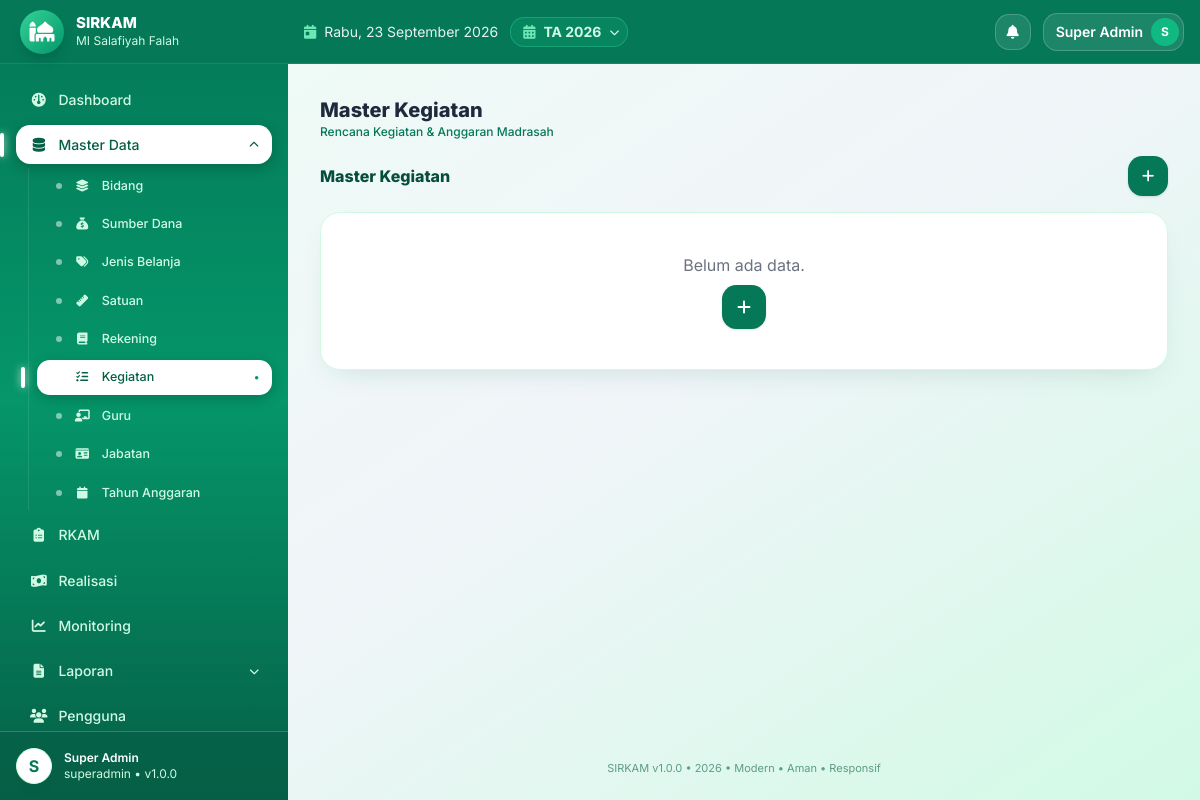
Screenshot of /master/kegiatan (signed in) with the database file from the repository.
### tables this page shows
CREATE TABLE IF NOT EXISTS app_settings (
  id INT UNSIGNED AUTO_INCREMENT PRIMARY KEY,
  skey VARCHAR(100) NOT NULL UNIQUE,
  svalue TEXT NULL
);

CREATE TABLE IF NOT EXISTS madrasah (
  id INT UNSIGNED AUTO_INCREMENT PRIMARY KEY,
  nama_madrasah VARCHAR(150) NOT NULL DEFAULT 'MI Salafiyah',
  nsm VARCHAR(30) NULL,
  npsn VARCHAR(30) NULL,
  alamat TEXT NULL,
  desa VARCHAR(100) NULL,
  kecamatan VARCHAR(100) NULL,
  kabupaten VARCHAR(100) NULL,
  provinsi VARCHAR(100) NULL,
  kode_pos VARCHAR(10) NULL,
  email VARCHAR(100) NULL,
  telepon VARCHAR(30) NULL,
  nama_kepala VARCHAR(100) NULL,
  nip_kepala VARCHAR(50) NULL,
  kepala_guru_id INT UNSIGNED NULL,
  nama_bendahara VARCHAR(100) NULL,
  nip_bendahara VARCHAR(50) NULL,
  bendahara_guru_id INT UNSIGNED NULL,
  logo VARCHAR(255) NULL,
  created_at TIMESTAMP DEFAULT CURRENT_TIMESTAMP,
  updated_at TIMESTAMP DEFAULT CURRENT_TIMESTAMP ON UPDATE CURRENT_TIMESTAMP
);

CREATE TABLE IF NOT EXISTS tahun_anggaran (
  id INT UNSIGNED AUTO_INCREMENT PRIMARY KEY,
  tahun INT NOT NULL UNIQUE,
  tanggal_mulai DATE NULL,
  tanggal_selesai DATE NULL,
  status ENUM('draft','aktif','selesai','dikunci') NOT NULL DEFAULT 'draft',
  keterangan TEXT NULL,
  created_at TIMESTAMP DEFAULT CURRENT_TIMESTAMP,
  updated_at TIMESTAMP DEFAULT CURRENT_TIMESTAMP ON UPDATE CURRENT_TIMESTAMP,
  INDEX idx_tahun (tahun),
  INDEX idx_status (status)
);

### index.php (called while the page is built, shortened)
<?php
require_once __DIR__.'/config/bootstrap.php';
$url=trim($_GET['url']??'',"/");
$p=explode('/',$url);$page=$p[0];$arg=$p[1]??null;$arg2=$p[2]??null;
$content='';$title='Dashboard';
try{
switch($page){
case 'master': $mtab=$arg??($_GET['tab']??'bidang');$title='Master '.ucwords(str_replace('_',' ',$mtab));require __DIR__.'/modules/master/page.php';$content=ob_get_clean();break;
}
}catch(Throwable $e){error_log($e->getMessage());$content='<div class="bg-red-50 border border-red-200 p-4 rounded">Terjadi kesalahan sistem.</div>';}
require __DIR__.'/views/layouts/main.php';

### core/Helper.php (called while the page is built, shortened)
<?php
class Helper{
public static function setting($pdo,$k,$d=''){$s=$pdo->prepare("SELECT svalue FROM app_settings WHERE skey=?");$s->execute([$k]);$r=$s->fetchColumn();return $r!==false?$r:$d;}
public static function tahunAktif($pdo){$s=$pdo->query("SELECT * FROM tahun_anggaran WHERE status='aktif' LIMIT 1");$r=$s->fetch();if(!$r){$s=$pdo->query("SELECT * FROM tahun_anggaran ORDER BY tahun DESC LIMIT 1");$r=$s->fetch();}return $r;}
}

### core/Security.php (called while the page is built, shortened)
<?php
class Security{
public static function e($s){return htmlspecialchars((string)($s??''),ENT_QUOTES,'UTF-8');}
}

### core/Auth.php (called while the page is built, shortened)
<?php
class Auth{
public static function user(){return $_SESSION['user']??null;}
public static function role(){return $_SESSION['role']??null;}
}

### views/layouts/main.php (the view, shortened to what this page needs)
<!DOCTYPE html><html lang="id"><head><meta charset="UTF-8"><meta name="viewport" content="width=device-width,initial-scale=1">
<script src="https://cdn.tailwindcss.com"></script><script src="https://cdn.jsdelivr.net/npm/sweetalert2@11"></script>
<link rel="stylesheet" href="https://cdnjs.cloudflare.com/ajax/libs/font-awesome/6.5.2/css/all.min.css">
</head>
<body class="bg-gradient-to-br from-emerald-50 via-slate-100 to-emerald-100 min-h-screen text-slate-800">
<?php $u=Auth::user(); $role=Auth::role(); if($role==='superadmin'){$notif=$pdo->query("SELECT COUNT(*) c FROM notifications WHERE is_read=0")->fetchColumn();}else{$nq=$pdo->prepare("SELECT COUNT(*) c FROM notifications WHERE is_read=0 AND (role_target=? OR role_target IS NULL OR role_target='' OR user_id=?)");$nq->execute([$role,Auth::id()]);$notif=$nq->fetchColumn();} $initial=strtoupper(substr($u['nama']??'U',0,1)); $mlogo=$pdo->query("SELECT logo,nama_madrasah FROM madrasah WHERE id=1")->fetch(); $appName=Helper::setting($pdo,'app_name','SIRKAM'); $appVer=Helper::setting($pdo,'sys_version',APP_VERSION); $thAktif=Helper::tahunAktif($pdo); $thList=$pdo->query("SELECT id,tahun,status FROM tahun_anggaran ORDER BY tahun DESC")->fetchAll(); ?>
<div class="flex min-h-screen">
<aside id="sidebar" class="bg-gradient-to-b from-emerald-700 via-emerald-600 to-emerald-800 text-white hidden md:flex flex-col no-print fixed md:sticky top-0 inset-y-0 left-0 z-40 w-72 h-screen shrink-0 overflow-hidden">
<div class="h-16 px-5 flex items-center gap-3 shrink-0 bg-emerald-700 border-b border-white/10">
<?php $logoFile=!empty($mlogo['logo'])?__DIR__.'/../../uploads/logo/'.$mlogo['logo']:''; $logoOk=$logoFile&&is_file($logoFile); $logoV=$logoOk?filemtime($logoFile):0; ?>
<?php if($logoOk):?><img src="<?=BASE_URL?>uploads/logo/<?=Security::e($mlogo['logo'])?>?v=<?=$logoV?>" class="w-11 h-11 rounded-2xl object-contain bg-white p-1 shadow-lg"><?php else:?><div class="w-11 h-11 rounded-2xl bg-gradient-to-br from-emerald-400 to-emerald-600 flex items-center justify-center text-xl shadow-lg"><i class="fa-solid fa-mosque"></i></div><?php endif;?>
<div class="min-w-0"><div class="font-extrabold text-[15px] leading-tight truncate"><?=Security::e($appName)?></div><div class="text-xs text-emerald-100 truncate"><?=Security::e($mlogo['nama_madrasah']??'')?></div></div></div>
<?php $cur=$page??'dashboard'; if($cur==='print'||$cur==='export')$cur='laporan'; ?>
<nav class="flex-1 p-4 space-y-1.5 text-sm overflow-y-auto" id="nav">
<a href="<?=BASE_URL?>" data-p="dashboard" class="navlink <?=($cur==='dashboard'?'active':'')?>"><i class="fa-solid fa-gauge w-5 text-center"></i> Dashboard</a>
<?php if(in_array($role,['superadmin','operator'])):?>
<?php $mitems=[['bidang','Bidang','fa-layer-group'],['sumber_dana','Sumber Dana','fa-sack-dollar'],['jenis_belanja','Jenis Belanja','fa-tags'],['satuan','Satuan','fa-ruler'],['rekening','Rekening','fa-book'],['kegiatan','Kegiatan','fa-list-check'],['guru','Guru','fa-chalkboard-user'],['jabatan','Jabatan','fa-id-card'],['tahun_anggaran','Tahun Anggaran','fa-calendar']]; $mcur=($_GET['tab']??$arg??''); $mopen=($cur==='master')?'':''; ?>
<div>
<button type="button" onclick="toggleMaster()" class="navlink parent w-full text-left <?=($cur==='master'?'active':'')?>"><i class="fa-solid fa-database w-5 text-center"></i> <span>Master Data</span> <i id="mchev" class="fa-solid fa-chevron-down text-[10px] transition-transform"></i></button>
<div id="msub" class="mt-1 ml-3 pl-2 border-l border-white/10 space-y-1 <?=($cur==='master'?'':'hidden')?>">
<?php foreach($mitems as $mi):?><a href="<?=BASE_URL?>master/<?=$mi[0]?>" class="navlink sub <?=($cur==='master'&&$mcur===$mi[0]?'active':'')?>"><i class="fa-solid <?=$mi[2]?> w-5 text-center text-xs"></i> <?=$mi[1]?></a><?php endforeach;?>
</div></div>
<?php endif;?>
<a href="<?=BASE_URL?>rkam" data-p="rkam" class="navlink <?=($cur==='rkam'?'active':'')?>"><i class="fa-solid fa-clipboard-list w-5 text-center"></i> RKAM</a>
<a href="<?=BASE_URL?>realisasi" data-p="realisasi" class="navlink <?=($cur==='realisasi'?'active':'')?>"><i class="fa-solid fa-money-bill-wave w-5 text-center"></i> Realisasi</a>
<a href="<?=BASE_URL?>monitoring" data-p="monitoring" class="navlink <?=($cur==='monitoring'?'active':'')?>"><i class="fa-solid fa-chart-line w-5 text-center"></i> Monitoring</a>
<div>
<button type="button" onclick="toggleLap()" class="navlink parent w-full text-left <?=($cur==='laporan'?'active':'')?>"><i class="fa-solid fa-file-lines w-5 text-center"></i> <span>Laporan</span> <i id="lchev" class="fa-solid fa-chevron-down text-[10px] transition-transform"></i></button>
</div>
<?php if($role==='superadmin'):?><a href="<?=BASE_URL?>users" data-p="users" class="navlink <?=($cur==='users'?'active':'')?>"><i class="fa-solid fa-users w-5 text-center"></i> Pengguna</a><?php endif;?>
</nav>
<div class="p-4 border-t border-white/20 flex items-center gap-3 shrink-0 bg-emerald-800/60">
<div class="w-9 h-9 rounded-full bg-white text-emerald-700 flex items-center justify-center font-bold"><?=$initial?></div>
<div class="text-xs"><div class="font-semibold text-white"><?=Security::e($u['nama']??'')?></div><div class="text-emerald-100"><?=Security::e($role)?> • v<?=Security::e($appVer)?></div></div></div></aside>
<div class="flex-1 flex flex-col min-w-0 md:ml-0">
<header class="sticky top-0 z-20 bg-emerald-700 text-white px-4 h-16 flex items-center gap-3 no-print shrink-0 border-b border-white/10">
<?php $hari=['Senin','Selasa','Rabu','Kamis','Jumat','Sabtu','Minggu']; $bulan=[1=>'Januari','Februari','Maret','April','Mei','Juni','Juli','Agustus','September','Oktober','November','Desember']; ?>
<div class="hidden sm:flex items-center gap-2 text-white/90 text-sm"><i class="fa-solid fa-calendar-day text-emerald-300"></i><span><?=$hari[date('N')-1]?>, <?=date('j')?> <?=$bulan[(int)date('n')]?> <?=date('Y')?></span></div>
<div class="relative">
<button onclick="toggleTahun(event)" title="Tahun Anggaran Aktif" class="hidden sm:flex items-center gap-2 bg-emerald-500/20 border border-emerald-400/40 text-emerald-100 rounded-full pl-3 pr-2 py-1 text-sm hover:bg-emerald-500/30"><i class="fa-solid fa-calendar-days text-emerald-300"></i><span class="font-bold">TA <?=Security::e($thAktif['tahun']??'-')?></span><i class="fa-solid fa-chevron-down text-[10px]"></i></button>
</div>
<div class="ml-auto flex items-center gap-3 text-sm">
<div class="relative">
<button onclick="toggleNotif(event)" class="relative w-9 h-9 rounded-xl bg-white/10 border border-white/20 text-white hover:bg-white/20"><i class="fa-solid fa-bell"></i></button>
</div>
<div class="relative" id="userWrap">
<button type="button" aria-haspopup="true" onclick="toggleUser(event)" onmouseenter="showUser()" class="flex items-center gap-2 bg-white/10 border border-white/20 rounded-full pl-3 pr-1 py-1 hover:bg-white/20"><span class="font-semibold text-white text-sm max-w-32 truncate"><?=Security::e($u['nama']??'')?></span><span class="w-7 h-7 rounded-full bg-emerald-500 text-white flex items-center justify-center text-xs font-bold shrink-0"><?=$initial?></span></button>
</div></div></header>
<main class="p-4 md:p-8 flex-1 max-w-7xl w-full mx-auto">
<div class="mb-4"><div class="font-extrabold text-xl text-slate-800"><?=Security::e($title??'')?></div><div class="text-xs text-emerald-700 font-medium">Rencana Kegiatan & Anggaran Madrasah</div></div>
<?=$content??''?></main>
<footer class="px-6 pb-6 text-center text-[11px] text-emerald-800/60 no-print"><?=Security::e($appName)?> v<?=Security::e($appVer)?> • <?=date('Y')?> • Modern • Aman • Responsif</footer></div></div>
</body></html>

### views/layouts/main.php (style rules this page uses)
body { font-family:'Inter',system-ui,sans-serif }
html { scroll-behavior:smooth }
* { scrollbar-width:thin;scrollbar-color:#cbd5e1 transparent }
.bg-white { border:1px solid #d1fae5 }
.navlink { position:relative;display:flex;align-items:center;gap:.6rem;padding:.6rem .8rem;border-radius:1rem;color:#d1fae5;font-weight:500;transition:.15s }
.navlink.active { background:#fff;color:#065f46;box-shadow:0 4px 14px rgba(0,0,0,.2) }
.navlink.active::before { content:'';position:absolute;left:-1rem;top:20%;bottom:20%;width:4px;border-radius:99px;background:#fff;box-shadow:0 0 8px rgba(255,255,255,.8) }
.navlink.active::after { content:'●';margin-left:auto;font-size:8px;color:#059669 }
.navlink.parent.active::after { display:none }
#mchev,#lchev { margin-left:auto;flex-shrink:0 }
.navlink.sub { padding:.45rem .8rem .45rem 2.2rem;font-size:12.5px;border-radius:.8rem }
.navlink.sub::before { content:'';position:absolute;left:1.2rem;top:50%;width:6px;height:6px;transform:translateY(-50%);border-radius:99px;background:rgba(255,255,255,.5) }
.navlink.sub.active::before { left:-1rem;top:20%;bottom:20%;width:4px;height:auto;transform:none;background:#fff }
.rounded-xl { border-radius:1.25rem !important }
.rounded-2xl { border-radius:1.5rem !important }
.bg-white { border-radius:1.25rem !important;box-shadow:0 12px 30px -14px rgba(6,95,70,.18) !important }
button:not(.swal2-confirm):not(.swal2-cancel):not(.swal2-close) { border-radius:.9rem !important }

### rows the page displays
app_settings: svalue "SIRKAM"
madrasah: nama_madrasah "MI Salafiyah Falah"
app_settings: svalue "1.0.0"
tahun_anggaran: tahun "2026"

### other values shown
$mi[1] "Bidang"
$mi[1] "Sumber Dana"
$mi[1] "Jenis Belanja"
$mi[1] "Satuan"
$mi[1] "Rekening"
$mi[1] "Kegiatan"
$mi[1] "Guru"
$mi[1] "Jabatan"
$mi[1] "Tahun Anggaran"
$initial "S"
Security::e($u['nama']??'') "Super Admin"
Security::e($role) "superadmin"
Security::e($title??'') "Master Kegiatan"
$tabs[$tab] "Kegiatan"
